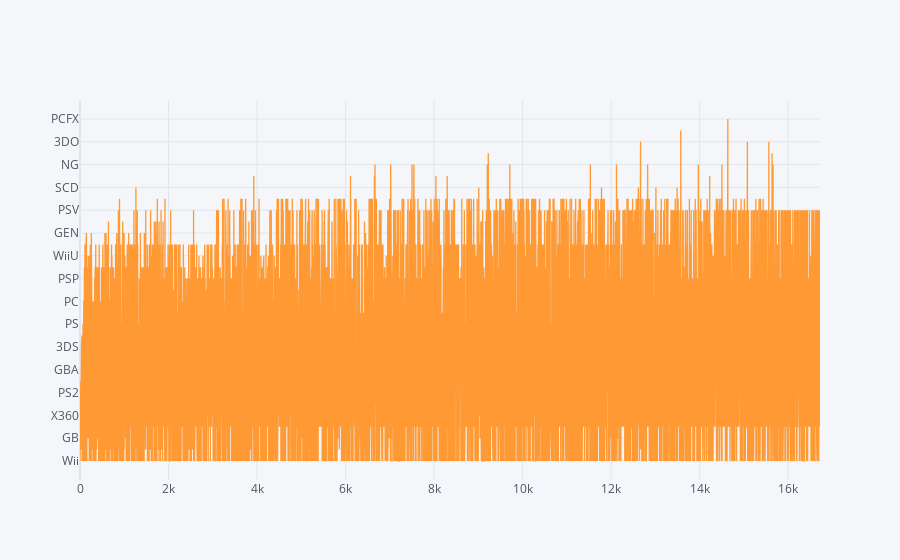

Notebook code cell kept with this figure:
### Code cell
gamedata['Platform'].iplot()

### Figure 1 — Plotly figure (JSON) as saved in the notebook; plotly's stock layout.template omitted (floating-point values rounded to 4 significant figures; data arrays with more than 128 entries replaced by an {"elided": "..."} marker saying what was removed)
{"data": [{"line": {"color": "rgba(255, 153, 51, 1.0)", "dash": "solid", "shape": "linear", "width": 1.3}, "mode": "lines", "name": "Platform", "text": "", "type": "scatter", "x": {"elided": "16719 int values"}, "y": {"elided": "16719 str values"}}], "layout": {"legend": {"bgcolor": "#F5F6F9", "font": {"color": "#4D5663"}}, "paper_bgcolor": "#F5F6F9", "plot_bgcolor": "#F5F6F9", "title": {"font": {"color": "#4D5663"}}, "xaxis": {"gridcolor": "#E1E5ED", "showgrid": true, "tickfont": {"color": "#4D5663"}, "title": {"font": {"color": "#4D5663"}, "text": ""}, "zerolinecolor": "#E1E5ED"}, "yaxis": {"gridcolor": "#E1E5ED", "showgrid": true, "tickfont": {"color": "#4D5663"}, "title": {"font": {"color": "#4D5663"}, "text": ""}, "zerolinecolor": "#E1E5ED"}}}
